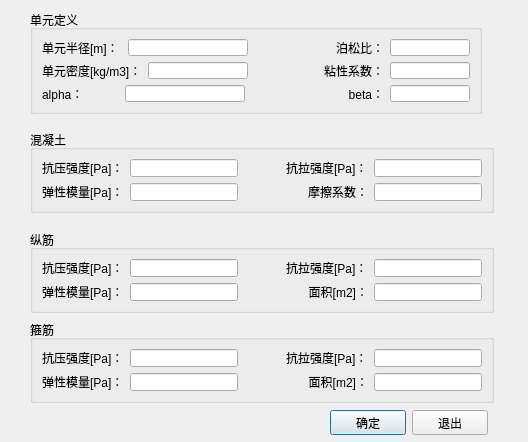
<?xml version="1.0" encoding="UTF-8"?>
<ui version="4.0">
 <class>inputDlg</class>
 <widget class="QDialog" name="inputDlg">
  <property name="geometry">
   <rect>
    <x>0</x>
    <y>0</y>
    <width>528</width>
    <height>442</height>
   </rect>
  </property>
  <property name="windowTitle">
   <string>Dialog</string>
  </property>
  <widget class="QGroupBox" name="elementgroupBox">
   <property name="geometry">
    <rect>
     <x>30</x>
     <y>10</y>
     <width>452</width>
     <height>104</height>
    </rect>
   </property>
   <property name="title">
    <string>单元定义</string>
   </property>
   <layout class="QGridLayout" name="gridLayout">
    <item row="0" column="0">
     <widget class="QLabel" name="radiusLabel">
      <property name="layoutDirection">
       <enum>Qt::LeftToRight</enum>
      </property>
      <property name="text">
       <string>单元半径[m]：</string>
      </property>
     </widget>
    </item>
    <item row="0" column="1" colspan="2">
     <widget class="QLineEdit" name="radiusLineEdit">
      <property name="maximumSize">
       <size>
        <width>120</width>
        <height>16777215</height>
       </size>
      </property>
      <property name="layoutDirection">
       <enum>Qt::RightToLeft</enum>
      </property>
      <property name="inputMask">
       <string/>
      </property>
      <property name="text">
       <string/>
      </property>
     </widget>
    </item>
    <item row="0" column="4">
     <spacer name="horizontalSpacer_9">
      <property name="orientation">
       <enum>Qt::Horizontal</enum>
      </property>
      <property name="sizeHint" stdset="0">
       <size>
        <width>27</width>
        <height>13</height>
       </size>
      </property>
     </spacer>
    </item>
    <item row="0" column="5">
     <spacer name="horizontalSpacer">
      <property name="orientation">
       <enum>Qt::Horizontal</enum>
      </property>
      <property name="sizeHint" stdset="0">
       <size>
        <width>27</width>
        <height>13</height>
       </size>
      </property>
     </spacer>
    </item>
    <item row="0" column="6">
     <widget class="QLabel" name="possionLabel">
      <property name="layoutDirection">
       <enum>Qt::RightToLeft</enum>
      </property>
      <property name="text">
       <string>泊松比：</string>
      </property>
      <property name="alignment">
       <set>Qt::AlignRight|Qt::AlignTrailing|Qt::AlignVCenter</set>
      </property>
     </widget>
    </item>
    <item row="0" column="7">
     <widget class="QLineEdit" name="possionLineEdit">
      <property name="maximumSize">
       <size>
        <width>80</width>
        <height>16777215</height>
       </size>
      </property>
      <property name="inputMask">
       <string/>
      </property>
     </widget>
    </item>
    <item row="1" column="0" colspan="2">
     <widget class="QLabel" name="densityLabel">
      <property name="text">
       <string>单元密度[kg/m3]：</string>
      </property>
     </widget>
    </item>
    <item row="1" column="2">
     <widget class="QLineEdit" name="densityLineEdit">
      <property name="maximumSize">
       <size>
        <width>100</width>
        <height>16777215</height>
       </size>
      </property>
      <property name="inputMask">
       <string/>
      </property>
      <property name="readOnly">
       <bool>false</bool>
      </property>
     </widget>
    </item>
    <item row="1" column="4">
     <spacer name="horizontalSpacer_10">
      <property name="orientation">
       <enum>Qt::Horizontal</enum>
      </property>
      <property name="sizeHint" stdset="0">
       <size>
        <width>27</width>
        <height>13</height>
       </size>
      </property>
     </spacer>
    </item>
    <item row="1" column="5">
     <spacer name="horizontalSpacer_2">
      <property name="orientation">
       <enum>Qt::Horizontal</enum>
      </property>
      <property name="sizeHint" stdset="0">
       <size>
        <width>27</width>
        <height>13</height>
       </size>
      </property>
     </spacer>
    </item>
    <item row="1" column="6">
     <widget class="QLabel" name="cLabel">
      <property name="text">
       <string>粘性系数：</string>
      </property>
      <property name="alignment">
       <set>Qt::AlignRight|Qt::AlignTrailing|Qt::AlignVCenter</set>
      </property>
     </widget>
    </item>
    <item row="1" column="7">
     <widget class="QLineEdit" name="cLineEdit">
      <property name="maximumSize">
       <size>
        <width>80</width>
        <height>16777215</height>
       </size>
      </property>
     </widget>
    </item>
    <item row="2" column="0">
     <widget class="QLabel" name="alphaLabel">
      <property name="text">
       <string>alpha：</string>
      </property>
     </widget>
    </item>
    <item row="2" column="1" colspan="2">
     <widget class="QLineEdit" name="alphaLineEdit">
      <property name="maximumSize">
       <size>
        <width>120</width>
        <height>16777215</height>
       </size>
      </property>
     </widget>
    </item>
    <item row="2" column="6">
     <widget class="QLabel" name="betaLabel">
      <property name="layoutDirection">
       <enum>Qt::RightToLeft</enum>
      </property>
      <property name="text">
       <string>beta：</string>
      </property>
      <property name="alignment">
       <set>Qt::AlignRight|Qt::AlignTrailing|Qt::AlignVCenter</set>
      </property>
     </widget>
    </item>
    <item row="2" column="7">
     <widget class="QLineEdit" name="betaLineEdit">
      <property name="maximumSize">
       <size>
        <width>80</width>
        <height>16777215</height>
       </size>
      </property>
     </widget>
    </item>
    <item row="2" column="5">
     <spacer name="horizontalSpacer_11">
      <property name="orientation">
       <enum>Qt::Horizontal</enum>
      </property>
      <property name="sizeHint" stdset="0">
       <size>
        <width>15</width>
        <height>13</height>
       </size>
      </property>
     </spacer>
    </item>
    <item row="2" column="4">
     <spacer name="horizontalSpacer_12">
      <property name="orientation">
       <enum>Qt::Horizontal</enum>
      </property>
      <property name="sizeHint" stdset="0">
       <size>
        <width>15</width>
        <height>13</height>
       </size>
      </property>
     </spacer>
    </item>
   </layout>
  </widget>
  <widget class="QGroupBox" name="concretegroupBox">
   <property name="geometry">
    <rect>
     <x>30</x>
     <y>130</y>
     <width>464</width>
     <height>83</height>
    </rect>
   </property>
   <property name="title">
    <string>混凝土</string>
   </property>
   <layout class="QGridLayout" name="gridLayout_2">
    <item row="0" column="0" colspan="2">
     <layout class="QHBoxLayout" name="horizontalLayout_2">
      <item>
       <widget class="QLabel" name="concretefcLabel">
        <property name="layoutDirection">
         <enum>Qt::LeftToRight</enum>
        </property>
        <property name="text">
         <string>抗压强度[Pa]：</string>
        </property>
       </widget>
      </item>
      <item>
       <widget class="QLineEdit" name="concretefcLineEdit">
        <property name="maximumSize">
         <size>
          <width>120</width>
          <height>16777215</height>
         </size>
        </property>
       </widget>
      </item>
     </layout>
    </item>
    <item row="0" column="2">
     <spacer name="horizontalSpacer_3">
      <property name="orientation">
       <enum>Qt::Horizontal</enum>
      </property>
      <property name="sizeHint" stdset="0">
       <size>
        <width>28</width>
        <height>20</height>
       </size>
      </property>
     </spacer>
    </item>
    <item row="0" column="3">
     <widget class="QLabel" name="concreteftLabel">
      <property name="text">
       <string>抗拉强度[Pa]：</string>
      </property>
     </widget>
    </item>
    <item row="0" column="4">
     <widget class="QLineEdit" name="concreteftLineEdit">
      <property name="layoutDirection">
       <enum>Qt::RightToLeft</enum>
      </property>
     </widget>
    </item>
    <item row="1" column="0">
     <widget class="QLabel" name="concreteEcLabel">
      <property name="text">
       <string>弹性模量[Pa]：</string>
      </property>
     </widget>
    </item>
    <item row="1" column="1">
     <widget class="QLineEdit" name="concreteEcLineEdit">
      <property name="maximumSize">
       <size>
        <width>120</width>
        <height>16777215</height>
       </size>
      </property>
     </widget>
    </item>
    <item row="1" column="2">
     <spacer name="horizontalSpacer_4">
      <property name="orientation">
       <enum>Qt::Horizontal</enum>
      </property>
      <property name="sizeHint" stdset="0">
       <size>
        <width>20</width>
        <height>20</height>
       </size>
      </property>
     </spacer>
    </item>
    <item row="1" column="3">
     <widget class="QLabel" name="frictionLabel">
      <property name="layoutDirection">
       <enum>Qt::RightToLeft</enum>
      </property>
      <property name="text">
       <string>摩擦系数：</string>
      </property>
      <property name="alignment">
       <set>Qt::AlignRight|Qt::AlignTrailing|Qt::AlignVCenter</set>
      </property>
     </widget>
    </item>
    <item row="1" column="4">
     <widget class="QLineEdit" name="concreteMiuLineEdit"/>
    </item>
   </layout>
  </widget>
  <widget class="QGroupBox" name="zjgroupBox">
   <property name="geometry">
    <rect>
     <x>30</x>
     <y>230</y>
     <width>464</width>
     <height>83</height>
    </rect>
   </property>
   <property name="title">
    <string>纵筋</string>
   </property>
   <layout class="QGridLayout" name="gridLayout_3">
    <item row="0" column="0" colspan="2">
     <layout class="QHBoxLayout" name="horizontalLayout_3">
      <item>
       <widget class="QLabel" name="zjfcLabel">
        <property name="layoutDirection">
         <enum>Qt::LeftToRight</enum>
        </property>
        <property name="text">
         <string>抗压强度[Pa]：</string>
        </property>
       </widget>
      </item>
      <item>
       <widget class="QLineEdit" name="zjfcLineEdit">
        <property name="maximumSize">
         <size>
          <width>120</width>
          <height>16777215</height>
         </size>
        </property>
       </widget>
      </item>
     </layout>
    </item>
    <item row="0" column="2">
     <spacer name="horizontalSpacer_5">
      <property name="orientation">
       <enum>Qt::Horizontal</enum>
      </property>
      <property name="sizeHint" stdset="0">
       <size>
        <width>28</width>
        <height>20</height>
       </size>
      </property>
     </spacer>
    </item>
    <item row="0" column="3">
     <widget class="QLabel" name="zjftLabel">
      <property name="text">
       <string>抗拉强度[Pa]：</string>
      </property>
     </widget>
    </item>
    <item row="0" column="4">
     <widget class="QLineEdit" name="zjftLineEdit">
      <property name="layoutDirection">
       <enum>Qt::RightToLeft</enum>
      </property>
     </widget>
    </item>
    <item row="1" column="0">
     <widget class="QLabel" name="zjEsLabel">
      <property name="text">
       <string>弹性模量[Pa]：</string>
      </property>
     </widget>
    </item>
    <item row="1" column="1">
     <widget class="QLineEdit" name="zjEsLineEdit">
      <property name="maximumSize">
       <size>
        <width>120</width>
        <height>16777215</height>
       </size>
      </property>
     </widget>
    </item>
    <item row="1" column="2">
     <spacer name="horizontalSpacer_6">
      <property name="orientation">
       <enum>Qt::Horizontal</enum>
      </property>
      <property name="sizeHint" stdset="0">
       <size>
        <width>20</width>
        <height>20</height>
       </size>
      </property>
     </spacer>
    </item>
    <item row="1" column="3">
     <widget class="QLabel" name="zjareaLabel">
      <property name="layoutDirection">
       <enum>Qt::RightToLeft</enum>
      </property>
      <property name="text">
       <string>面积[m2]：</string>
      </property>
      <property name="alignment">
       <set>Qt::AlignRight|Qt::AlignTrailing|Qt::AlignVCenter</set>
      </property>
     </widget>
    </item>
    <item row="1" column="4">
     <widget class="QLineEdit" name="zjAsLineEdit"/>
    </item>
   </layout>
  </widget>
  <widget class="QGroupBox" name="gjgroupBox">
   <property name="geometry">
    <rect>
     <x>30</x>
     <y>320</y>
     <width>464</width>
     <height>83</height>
    </rect>
   </property>
   <property name="title">
    <string>箍筋</string>
   </property>
   <layout class="QGridLayout" name="gridLayout_4">
    <item row="0" column="0" colspan="2">
     <layout class="QHBoxLayout" name="horizontalLayout_4">
      <item>
       <widget class="QLabel" name="gjfcLabel">
        <property name="layoutDirection">
         <enum>Qt::LeftToRight</enum>
        </property>
        <property name="text">
         <string>抗压强度[Pa]：</string>
        </property>
       </widget>
      </item>
      <item>
       <widget class="QLineEdit" name="gjfcLineEdit">
        <property name="maximumSize">
         <size>
          <width>120</width>
          <height>16777215</height>
         </size>
        </property>
       </widget>
      </item>
     </layout>
    </item>
    <item row="0" column="2">
     <spacer name="horizontalSpacer_7">
      <property name="orientation">
       <enum>Qt::Horizontal</enum>
      </property>
      <property name="sizeHint" stdset="0">
       <size>
        <width>28</width>
        <height>20</height>
       </size>
      </property>
     </spacer>
    </item>
    <item row="0" column="3">
     <widget class="QLabel" name="gjftLabel">
      <property name="text">
       <string>抗拉强度[Pa]：</string>
      </property>
     </widget>
    </item>
    <item row="0" column="4">
     <widget class="QLineEdit" name="gjftLineEdit">
      <property name="layoutDirection">
       <enum>Qt::RightToLeft</enum>
      </property>
     </widget>
    </item>
    <item row="1" column="0">
     <widget class="QLabel" name="gjEsLabel">
      <property name="text">
       <string>弹性模量[Pa]：</string>
      </property>
     </widget>
    </item>
    <item row="1" column="1">
     <widget class="QLineEdit" name="gjEsLineEdit">
      <property name="maximumSize">
       <size>
        <width>120</width>
        <height>16777215</height>
       </size>
      </property>
     </widget>
    </item>
    <item row="1" column="2">
     <spacer name="horizontalSpacer_8">
      <property name="orientation">
       <enum>Qt::Horizontal</enum>
      </property>
      <property name="sizeHint" stdset="0">
       <size>
        <width>20</width>
        <height>20</height>
       </size>
      </property>
     </spacer>
    </item>
    <item row="1" column="3">
     <widget class="QLabel" name="gjareaLabel">
      <property name="layoutDirection">
       <enum>Qt::RightToLeft</enum>
      </property>
      <property name="text">
       <string>面积[m2]：</string>
      </property>
      <property name="alignment">
       <set>Qt::AlignRight|Qt::AlignTrailing|Qt::AlignVCenter</set>
      </property>
     </widget>
    </item>
    <item row="1" column="4">
     <widget class="QLineEdit" name="gjAsLineEdit"/>
    </item>
   </layout>
  </widget>
  <widget class="QWidget" name="layoutWidget">
   <property name="geometry">
    <rect>
     <x>330</x>
     <y>410</y>
     <width>158</width>
     <height>25</height>
    </rect>
   </property>
   <layout class="QHBoxLayout" name="horizontalLayout">
    <item>
     <widget class="QPushButton" name="pushButton">
      <property name="text">
       <string>确定</string>
      </property>
     </widget>
    </item>
    <item>
     <widget class="QPushButton" name="pushButton_2">
      <property name="text">
       <string>退出</string>
      </property>
     </widget>
    </item>
   </layout>
  </widget>
 </widget>
 <resources/>
 <connections/>
</ui>
